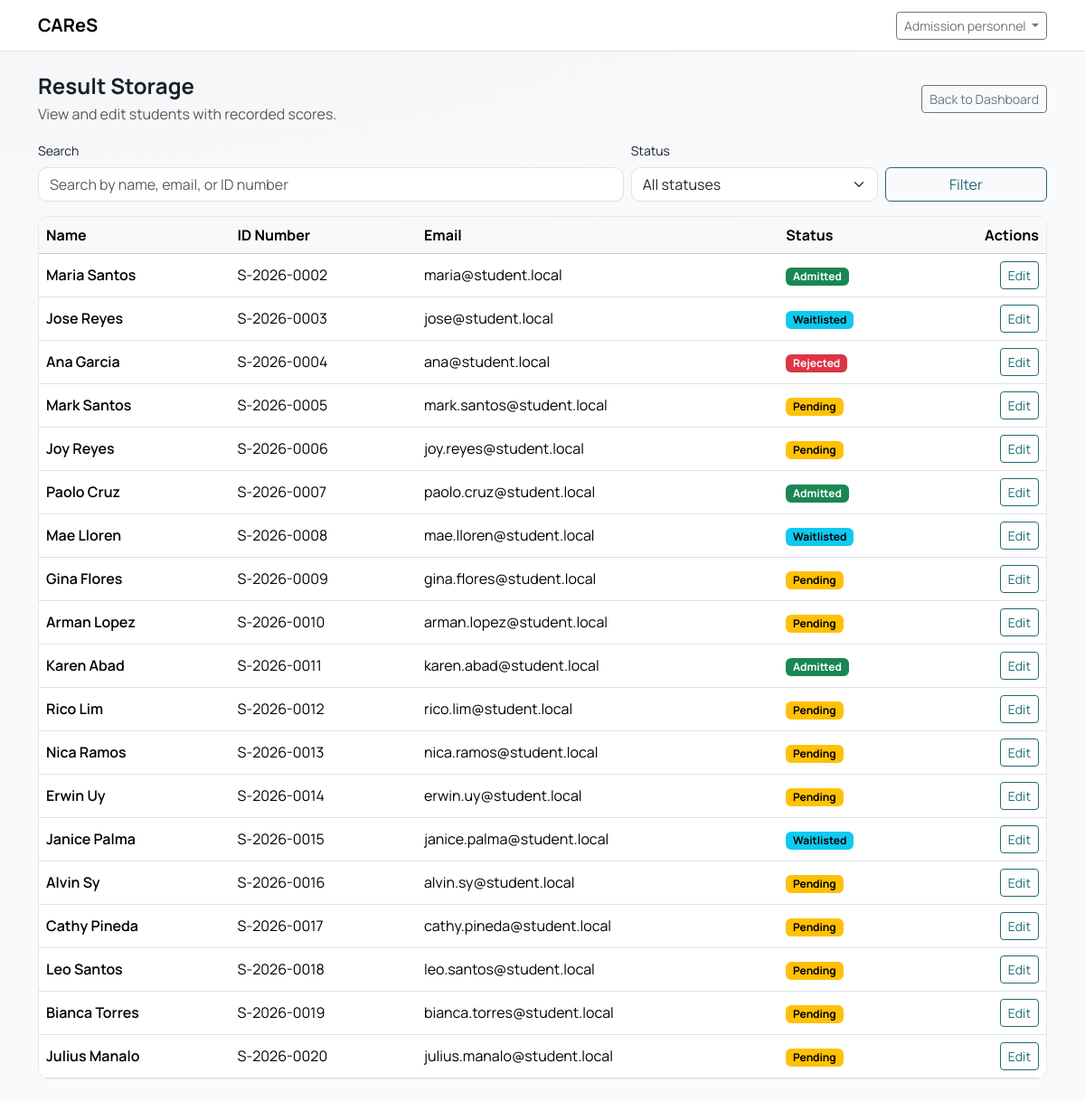
The app's page /admission/storage (signed in) with its own data.
### tables this page shows
CREATE TABLE students (
    id INT UNSIGNED AUTO_INCREMENT PRIMARY KEY,
    id_number VARCHAR(50) NULL,
    name VARCHAR(150) NOT NULL,
    email VARCHAR(150) NOT NULL UNIQUE,
    status ENUM('pending', 'admitted', 'rejected', 'waitlisted') NOT NULL DEFAULT 'pending',
    is_deleted TINYINT(1) NOT NULL DEFAULT 0,
    created_by INT UNSIGNED NULL,
    updated_by INT UNSIGNED NULL,
    created_at TIMESTAMP NOT NULL DEFAULT CURRENT_TIMESTAMP,
    updated_at TIMESTAMP NULL DEFAULT NULL ON UPDATE CURRENT_TIMESTAMP,
    deleted_at DATETIME NULL,
    UNIQUE KEY uk_students_id_number (id_number),
    CHECK (status <> 'admitted' OR id_number IS NOT NULL),
    INDEX idx_students_status (status),
    INDEX idx_students_deleted (is_deleted)
);

### core/View.php (called while the page is built, shortened)
<?php
final class View
{
    public static function render(string $viewPath, array $data = []): void
    {
        require __DIR__ . '/../app/Views/layouts/main.php';
    }
}

### app/Controllers/AdmissionController.php (called while the page is built, shortened)
<?php
final class AdmissionController
{
    public static function storage(): void
    {
        $q = trim((string)($_GET['q'] ?? ''));
        $status = trim((string)($_GET['status'] ?? ''));
        $params = [];
        $where = "WHERE s.is_deleted = 0
                  AND EXISTS (
                      SELECT 1
                      FROM student_exam_scores ses
                      WHERE ses.student_id = s.id AND ses.is_deleted = 0
                  )";
        $sql = "SELECT s.id, s.id_number, s.name, s.email, s.status, s.created_at
                FROM students s
                $where
                ORDER BY s.created_at DESC";
        $st = Database::pdo()->prepare($sql);
        $st->execute($params);
        $students = $st->fetchAll();
        View::render('admission/storage', [
            'title' => 'Result Storage',
            'students' => $students,
            'q' => $q,
            'statusFilter' => $status,
            'success' => flash('success'),
            'error' => flash('error'),
        ]);
    }
}

### core/Router.php (called while the page is built, shortened)
<?php
final class Router
{
    private array $routes = ['GET' => [], 'POST' => []];
    public function get(string $path, callable $handler): void
    {
        $this->routes['GET'][$path] = $handler;
    }
    public function post(string $path, callable $handler): void
    {
        $this->routes['POST'][$path] = $handler;
    }
    public function dispatch(string $method, string $path): void
    {
        $handler = $this->routes[$method][$path] ?? null;
        $handler();
    }
}

### public/index.php (called while the page is built, shortened)
<?php
$router = new Router();
$uri = parse_url($_SERVER['REQUEST_URI'] ?? '/', PHP_URL_PATH) ?: '/';
$path = str_starts_with($uri, BASE_PATH) ? substr($uri, strlen(BASE_PATH)) : $uri;
$path = $path === '' ? '/' : $path;
$method = $_SERVER['REQUEST_METHOD'] ?? 'GET';
$router->get('/', fn() => redirect('/login'));
$router->get('/login', [AuthController::class, 'showLogin']);
$router->post('/login', [AuthController::class, 'login']);
$router->get('/logout', [AuthController::class, 'logout']);
$router->get('/register', [AuthController::class, 'showRegister']);
$router->post('/register', [AuthController::class, 'register']);
$router->get('/verify-email', [AuthController::class, 'showVerifyEmail']);
$router->post('/verify-email', [AuthController::class, 'verifyEmail']);
$router->post('/verify-email/resend', [AuthController::class, 'resendVerifyEmail']);
$router->get('/force-password-change', [AuthController::class, 'showForcePasswordChange']);
$router->post('/force-password-change', [AuthController::class, 'forcePasswordChange']);
$router->get('/forgot-password', [AuthController::class, 'showForgotPassword']);
$router->post('/forgot-password', [AuthController::class, 'forgotPassword']);
$router->get('/reset-password', [AuthController::class, 'showResetPassword']);
$router->post('/reset-password', [AuthController::class, 'resetPassword']);
$router->get('/admin', fn() => redirect('/administrator'));
$router->get('/guidance', fn() => redirect('/admission'));
$router->get('/administrator', [AdminController::class, 'dashboard']);
$router->get('/administrator/accounts', function () {
    RoleMiddleware::requireRole('administrator');
    AccountsController::index();
});
$router->get('/administrator/accounts/create', function () {
    RoleMiddleware::requireRole('administrator');
    AccountsController::create();
});
$router->post('/administrator/accounts/create', function () {
    RoleMiddleware::requireRole('administrator');
    AccountsController::store();
});
$router->get('/administrator/accounts/edit', function () {
    RoleMiddleware::requireRole('administrator');
    AccountsController::edit();
});
$router->post('/administrator/accounts/edit', function () {
    RoleMiddleware::requireRole('administrator');
    AccountsController::update();
});
$router->post('/administrator/accounts/toggle', function () {
    RoleMiddleware::requireRole('administrator');
    AccountsController::toggleActive();
});
$router->post('/administrator/accounts/reset-password', function () {
    RoleMiddleware::requireRole('administrator');
    AccountsController::resetPassword();
});
$router->post('/administrator/accounts/verify', function () {
    RoleMiddleware::requireRole('administrator');
    AccountsController::verify();
});
$router->post('/administrator/accounts/reject', function () {
    RoleMiddleware::requireRole('administrator');
    AccountsController::reject();
});
$router->get('/administrator/matrix', [AdminController::class, 'matrix']);
$router->post('/administrator/matrix', [AdminController::class, 'saveMatrix']);
$router->get('/administrator/scores', [AdminController::class, 'scores']);
$router->get('/administrator/scores/view', [AdminController::class, 'viewScores']);
$router->get('/administrator/results', [AdminController::class, 'results']);
$router->get('/administrator/logs', [AdminController::class, 'logs']);
$router->get('/administrator/reports', [AdminController::class, 'reports']);
$router->get('/administrator/profile', [AdminController::class, 'profile']);
$router->post('/administrator/profile', [AdminController::class, 'updateProfile']);
$router->post('/administrator/profile/password', [AdminController::class, 'updatePassword']);
$router->get('/administrator/students', function () {
    RoleMiddleware::requireRole('administrator');
    AccountsController::students();
});
$router->get('/administrator/students/create', function () {
    RoleMiddleware::requireRole('administrator');
    AccountsController::createStudent();
});
$router->post('/administrator/students/create', function () {
    RoleMiddleware::requireRole('administrator');
    AccountsController::storeStudent();
});
$router->get('/administrator/students/edit', function () {
    RoleMiddleware::requireRole('administrator');
    AccountsController::editStudent();
});
$router->post('/administrator/students/edit', function () {
    RoleMiddleware::requireRole('administrator');
    AccountsController::updateStudent();
});
$router->get('/admission', [AdmissionController::class, 'dashboard']);
$router->get('/admission/encode', [AdmissionController::class, 'encode']);
$router->get('/admission/encode/edit', [AdmissionController::class, 'editScores']);
$router->post('/admission/encode/edit', [AdmissionController::class, 'saveScores']);
$router->get('/admission/results', [AdmissionController::class, 'results']);
$router->get('/admission/storage', [AdmissionController::class, 'storage']);
$router->get('/admission/storage/edit', [AdmissionController::class, 'editStoredScores']);
$router->get('/admission/students', [AdmissionController::class, 'students']);
$router->get('/admission/students/edit', [AdmissionController::class, 'editStudent']);
$router->post('/admission/students/edit', [AdmissionController::class, 'updateStudent']);
$router->dispatch($method, $path);

### core/Helpers.php (called while the page is built, shortened)
<?php
function e(string $value): string
{
    return htmlspecialchars($value, ENT_QUOTES, 'UTF-8');
}
function studentStatusBadgeClass(string $status): string
{
    return match (strtolower($status)) {
        'admitted' => 'text-bg-success',
        'rejected' => 'text-bg-danger',
        'waitlisted' => 'text-bg-info',
        'pending' => 'text-bg-warning',
        default => 'text-bg-secondary',
    };
}

### core/Database.php (called while the page is built, shortened)
<?php
final class Database
{
    private static ?PDO $pdo = null;
    public static function pdo(): PDO
    {
        $dsn = sprintf(
            'mysql:host=%s;dbname=%s;charset=%s',
            DB_HOST,
            DB_NAME,
            DB_CHARSET
        );
        $options = [
            PDO::ATTR_ERRMODE            => PDO::ERRMODE_EXCEPTION,
            PDO::ATTR_DEFAULT_FETCH_MODE => PDO::FETCH_ASSOC,
            PDO::ATTR_EMULATE_PREPARES   => false,
        ];
        try {
            self::$pdo = new PDO($dsn, DB_USER, DB_PASS, $options);
            self::$pdo->exec("SET time_zone = '+08:00'");
            return self::$pdo;
        } catch (PDOException $e) {
            if (APP_DEBUG) {
                exit('DB Error: ' . e($e->getMessage()));
            }
            exit('Database connection failed.');
        }
    }
}

### app/Views/admission/storage.php (the view, shortened to what this page needs)
<div class="d-flex flex-wrap align-items-center justify-content-between gap-2 mb-3">
  <div>
    <h4 class="fw-bold mb-1">Result Storage</h4>
    <p class="text-muted mb-0">View and edit students with recorded scores.</p>
  </div>
  <a class="btn btn-outline-secondary btn-sm" href="<?= e(BASE_PATH) ?>/admission">Back to Dashboard</a>
</div>
<form class="row g-2 align-items-end mb-3" method="get" action="<?= e(BASE_PATH) ?>/admission/storage">
  <div class="col-12 col-md-7">
    <label class="form-label small">Search</label>
    <input class="form-control" type="text" name="q" value="<?= e((string)($q ?? '')) ?>" placeholder="Search by name, email, or ID number">
  </div>
  <div class="col-12 col-md-3">
    <label class="form-label small">Status</label>
    <select class="form-select" name="status">
      <option value="">All statuses</option>
    </select>
  </div>
  <div class="col-12 col-md-2 d-grid">
    <button class="btn btn-outline-primary" type="submit">Filter</button>
  </div>
</form>
<?php if (!empty($students)): ?>
  <div class="d-none d-md-block">
    <div class="table-responsive">
      <table class="table table-hover align-middle mb-0">
        <thead class="table-light">
          <tr>
            <th>Name</th>
            <th>ID Number</th>
            <th>Email</th>
            <th>Status</th>
            <th class="text-end">Actions</th>
          </tr>
        </thead>
        <tbody>
          <?php foreach ($students as $s): ?>
            <tr>
              <td class="fw-semibold"><?= e($s['name']) ?></td>
              <td><?= e((string)($s['id_number'] ?? 'Not set')) ?></td>
              <td><?= e($s['email']) ?></td>
              <td>
                <span class="badge <?= e(studentStatusBadgeClass((string)($s['status'] ?? 'pending'))) ?>">
                  <?= e(ucfirst((string)($s['status'] ?? 'pending'))) ?>
                </span>
              </td>
              <td class="text-end">
                <a class="btn btn-outline-primary btn-sm" href="<?= e(BASE_PATH) ?>/admission/storage/edit?id=<?= (int)$s['id'] ?>">Edit</a>
              </td>
            </tr>
          <?php endforeach; ?>
        </tbody>
      </table>
    </div>
  </div>
<?php else: ?>
  <div class="card shadow-sm">
    <div class="card-body text-muted">No students found.</div>
  </div>
<?php endif; ?>

### public/assets/app.css (style rules this page uses)
:root { --cares-primary: #1f6b73; --cares-primary-600: #17555b; --cares-accent: #f0b56a; --cares-bg: #f4f6f8; --cares-ink: #1a202c; --cares-muted: #5b6673; --cares-border: #e2e8f0; --cares-card: #ffffff; }
body.app-body { font-family: "Manrope", "Segoe UI", system-ui, -apple-system, sans-serif; background: radial-gradient(1200px 600px at 10% -20%, #e8f1f2 0%, #f4f6f8 45%, #f9fafb 100%); color: var(--cares-ink); }
a { color: var(--cares-primary); }
.btn-outline-primary { color: var(--cares-primary); border-color: var(--cares-primary); }
.table thead th { white-space: nowrap; }
.table-responsive { border-radius: 12px; border: 1px solid var(--cares-border); }
.form-control, .form-select { border-radius: 10px; }

### records on screen
students: name "Maria Santos", id_number "S-2026-0002", email "maria@student.local", status "Admitted"
students: name "Jose Reyes", id_number "S-2026-0003", email "jose@student.local", status "Waitlisted"
students: name "Ana Garcia", id_number "S-2026-0004", email "ana@student.local", status "Rejected"
students: name "Mark Santos", id_number "S-2026-0005", email "mark.santos@student.local", status "Pending"
students: name "Joy Reyes", id_number "S-2026-0006", email "joy.reyes@student.local", status "Pending"
students: name "Paolo Cruz", id_number "S-2026-0007", email "paolo.cruz@student.local", status "Admitted"
students: name "Mae Lloren", id_number "S-2026-0008", email "mae.lloren@student.local", status "Waitlisted"
students: name "Gina Flores", id_number "S-2026-0009", email "gina.flores@student.local", status "Pending"
students: name "Arman Lopez", id_number "S-2026-0010", email "arman.lopez@student.local", status "Pending"
students: name "Karen Abad", id_number "S-2026-0011", email "karen.abad@student.local", status "Admitted"
students: name "Rico Lim", id_number "S-2026-0012", email "rico.lim@student.local", status "Pending"
students: name "Nica Ramos", id_number "S-2026-0013", email "nica.ramos@student.local", status "Pending"
students: name "Erwin Uy", id_number "S-2026-0014", email "erwin.uy@student.local", status "Pending"
students: name "Janice Palma", id_number "S-2026-0015", email "janice.palma@student.local", status "Waitlisted"
students: name "Alvin Sy", id_number "S-2026-0016", email "alvin.sy@student.local", status "Pending"
students: name "Cathy Pineda", id_number "S-2026-0017", email "cathy.pineda@student.local", status "Pending"
students: name "Leo Santos", id_number "S-2026-0018", email "leo.santos@student.local", status "Pending"
students: name "Bianca Torres", id_number "S-2026-0019", email "bianca.torres@student.local", status "Pending"
students: name "Julius Manalo", id_number "S-2026-0020", email "julius.manalo@student.local", status "Pending"

### other values on screen
APP_NAME "CAReS"
$_SESSION['name'] "Admission personnel"
